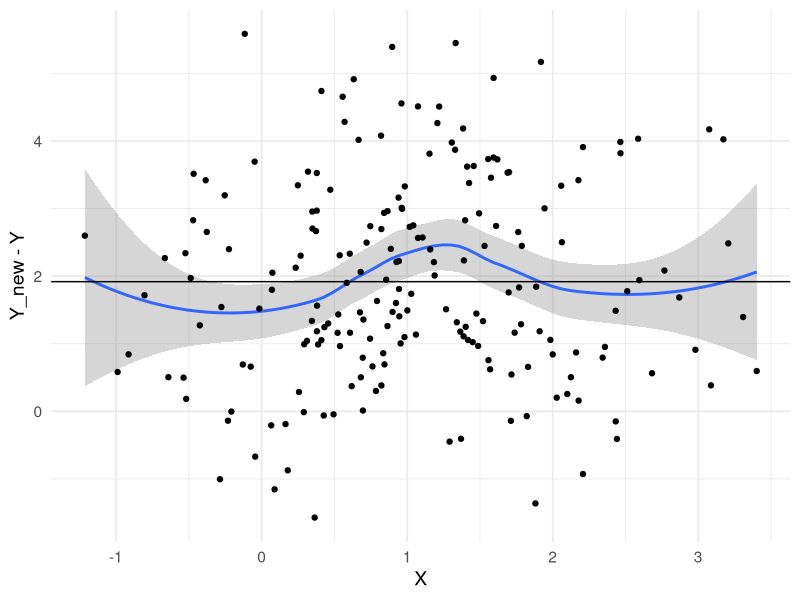
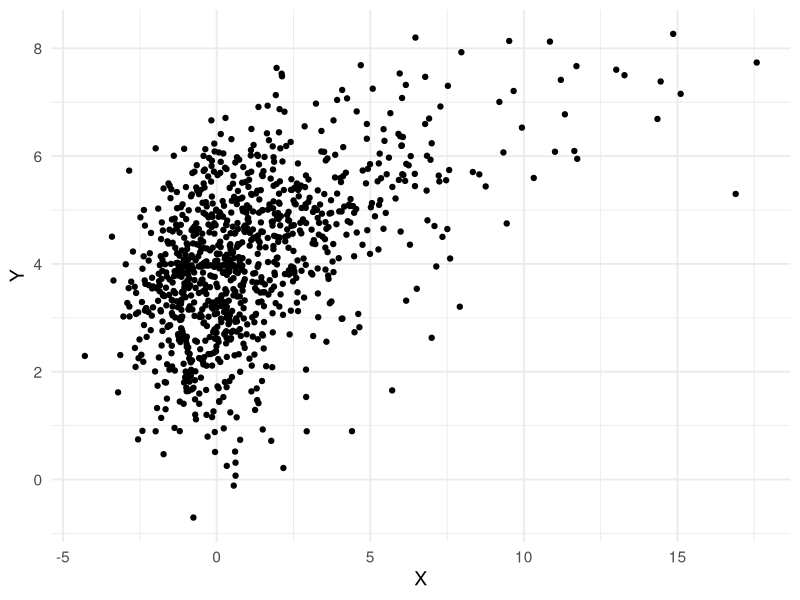
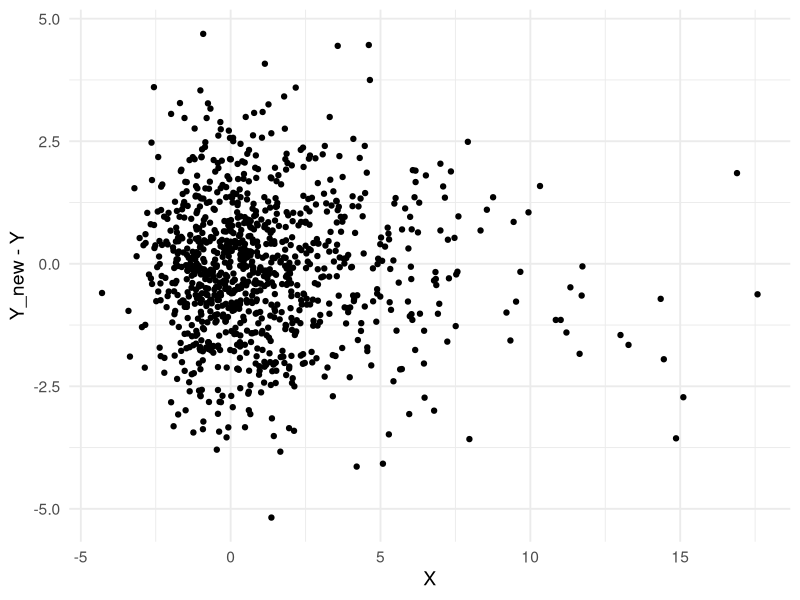
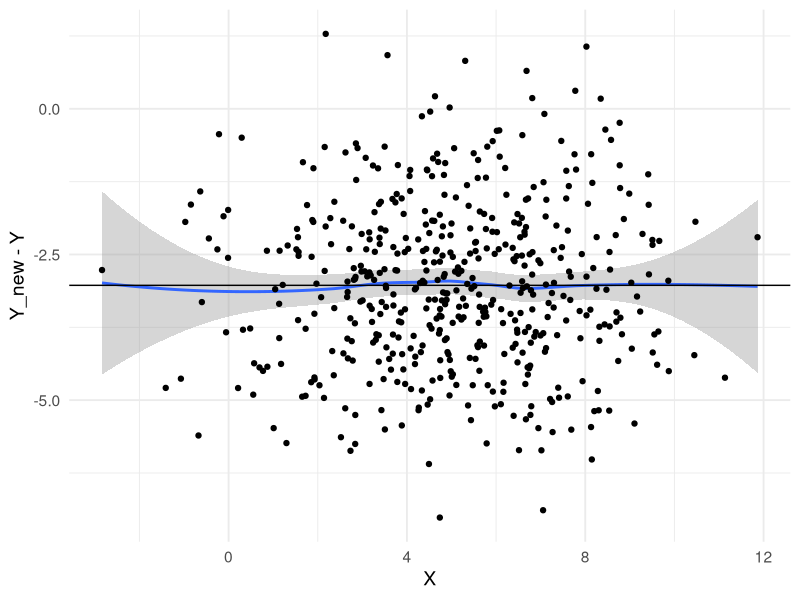
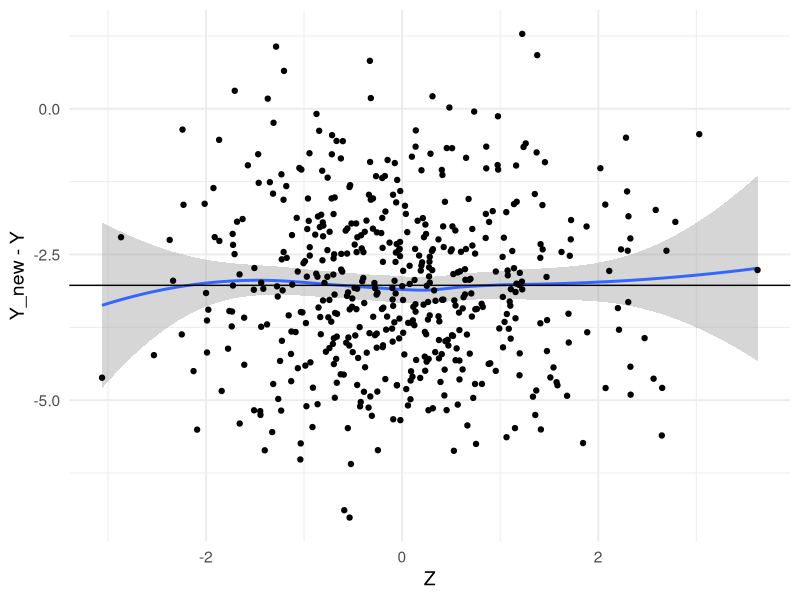
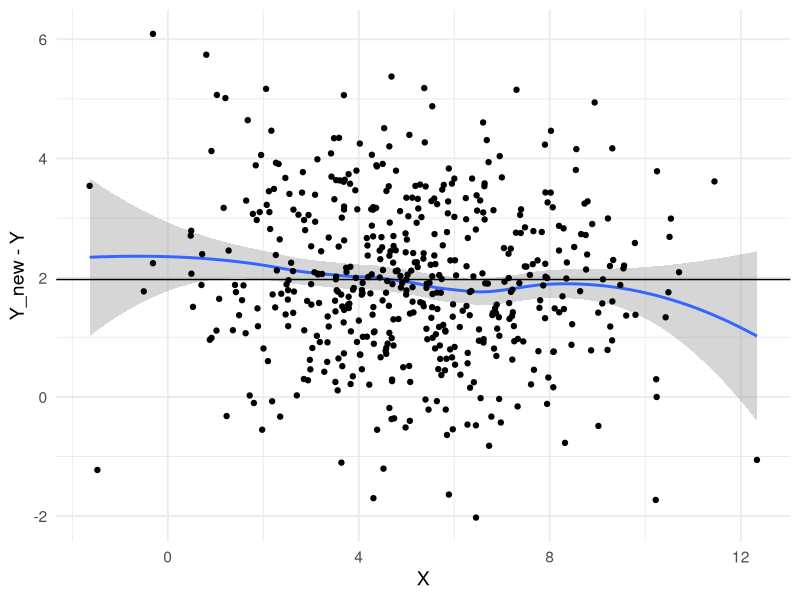
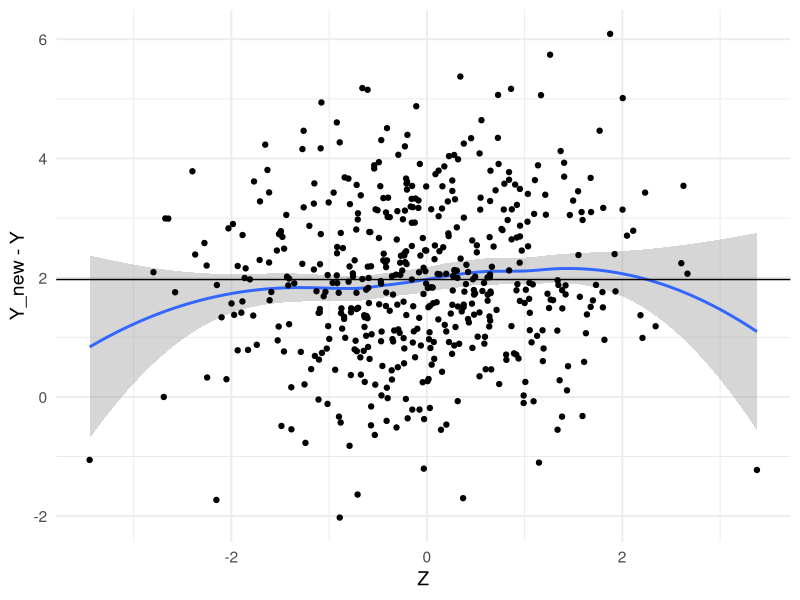
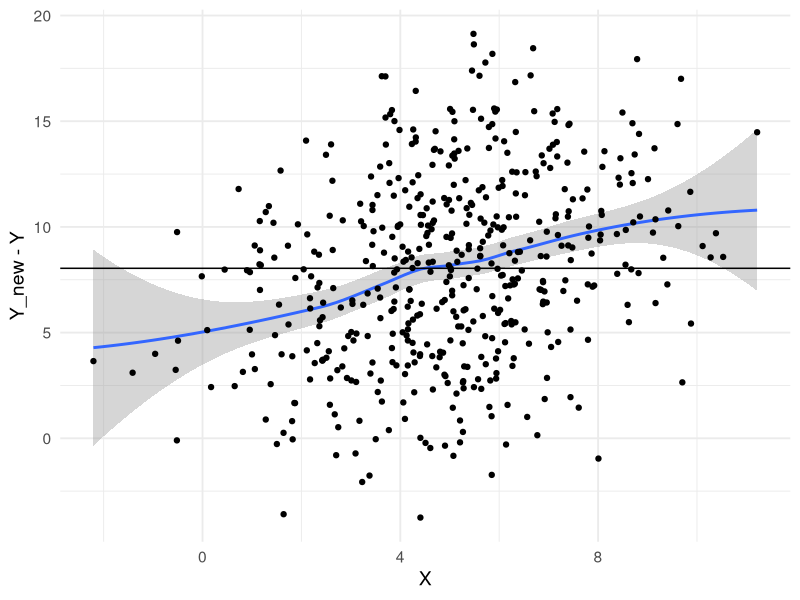

Source code (R) for these figures, in order:
## ---- chunk 1
knitr::opts_chunk$set(echo = TRUE)
library(tidyverse)
theme_set(theme_minimal(base_size = 14))
set.seed(1)
## ---- chunk 2
# Direct causation: X -> Y
n <- 200
X <- rnorm(n, mean = 1)
Y_CEF <- function(X) 2 * X
Y <- Y_CEF(X) + rnorm(n)
## ---- chunk 3
# or GGally::ggcoef() for a plot
lm(Y ~ X) |> broom::tidy() |> knitr::kable()
## ---- chunk 4
#X_new <- rep(0, n) # "atomic" intervention, set all X to a constant, e.g. 0
X_new <- X + 1 # constant additive intervention
#X_new <- rnorm(n, mean = 2) # shift in mean
## ---- chunk 5
Y_new <- Y_CEF(X_new) + rnorm(n)
## ---- chunk 6
# Average causal effect (ATE)
mean(Y_new - Y)
## ---- chunk 7
# Conditional average treatment effect (CATE)
qplot(X, Y_new - Y, geom=c("smooth", "point")) +
  geom_hline(yintercept = mean(Y_new - Y))
## ---- chunk 8
n <- 1000
U <- rnorm(n)
X <- -2 * U + U^2 + rnorm(n)
Y_CEF <- function(U) 4 - U
Y <- Y_CEF(U) + rnorm(n)
## ---- chunk 9
lm(Y ~ X) |> broom::tidy() |> knitr::kable()
## ---- chunk 10
qplot(X, Y)
## ---- chunk 11
# Try changing this
X_new <- X + 1
## ---- chunk 12
U_new <- U
Y_new <- Y_CEF(U_new) + rnorm(n) 
## ---- chunk 13
# ATE
mean(Y_new - Y)
## ---- chunk 14
# CATE
qplot(X, Y_new - Y, geom=c("point")) 
## ---- chunk 15
n <- 500
Z <- rnorm(n)
X <- 5 -2 * Z + rnorm(n)
Y_CEF <- function(X, Z) 4 + 2 * Z - 3 * X
Y <- Y_CEF(X, Z) + rnorm(n)
## ---- chunk 16
lm(Y ~ Z) |> broom::tidy() |> knitr::kable()
## ---- chunk 17
lm(Y ~ X) |> broom::tidy() |> knitr::kable()
## ---- chunk 18
lm(Y ~ X + Z) |> broom::tidy() |> knitr::kable()
## ---- chunk 19
# Original data, copied for re-running
Z <- rnorm(n)
X <- 5 -2 * Z + rnorm(n)
Y <- Y_CEF(X, Z) + rnorm(n)
# Counterfactuals
Z_new <- Z
X_new <- X + 1
Y_new <- Y_CEF(X_new, Z_new) + rnorm(n)
## ---- chunk 20
mean(Y_new - Y)
## ---- chunk 21
# Conditional average treatment effect (CATE)
qplot(X, Y_new - Y, geom=c("smooth", "point")) +
  geom_hline(yintercept = mean(Y_new - Y))
## ---- chunk 22
# Conditional average treatment effect (CATE)
qplot(Z, Y_new - Y, geom=c("smooth", "point")) +
  geom_hline(yintercept = mean(Y_new - Y))
## ---- chunk 23
# Original data, copied for re-running
Z <- rnorm(n)
X <- 5 -2 * Z + rnorm(n)
Y <- Y_CEF(X, Z) + rnorm(n)
# Counterfactuals
Z_new <- Z + 1
X_new <- X
Y_new <- Y_CEF(X_new, Z_new) + rnorm(n)
## ---- chunk 24
mean(Y_new - Y)
## ---- chunk 25
# Conditional average treatment effect (CATE)
qplot(X, Y_new - Y, geom=c("smooth", "point")) +
  geom_hline(yintercept = mean(Y_new - Y))
## ---- chunk 26
# Conditional average treatment effect (CATE)
qplot(Z, Y_new - Y, geom=c("smooth", "point")) +
  geom_hline(yintercept = mean(Y_new - Y))
## ---- chunk 27
# Original data, copied for re-running
Z <- rnorm(n)
X <- 5 -2 * Z + rnorm(n)
Y <- Y_CEF(X, Z) + rnorm(n)
# Counterfactuals
Z_new <- Z + 1
X_new <- 5 -2 * Z_new + rnorm(n)
Y_new <- Y_CEF(X_new, Z_new) + rnorm(n)
## ---- chunk 28
mean(Y_new - Y)
## ---- chunk 29
# Conditional average treatment effect (CATE)
qplot(X, Y_new - Y, geom=c("smooth", "point")) +
  geom_hline(yintercept = mean(Y_new - Y))
## ---- chunk 30
# Conditional average treatment effect (CATE)
qplot(Z, Y_new - Y, geom=c("smooth", "point")) +
  geom_hline(yintercept = mean(Y_new - Y))
